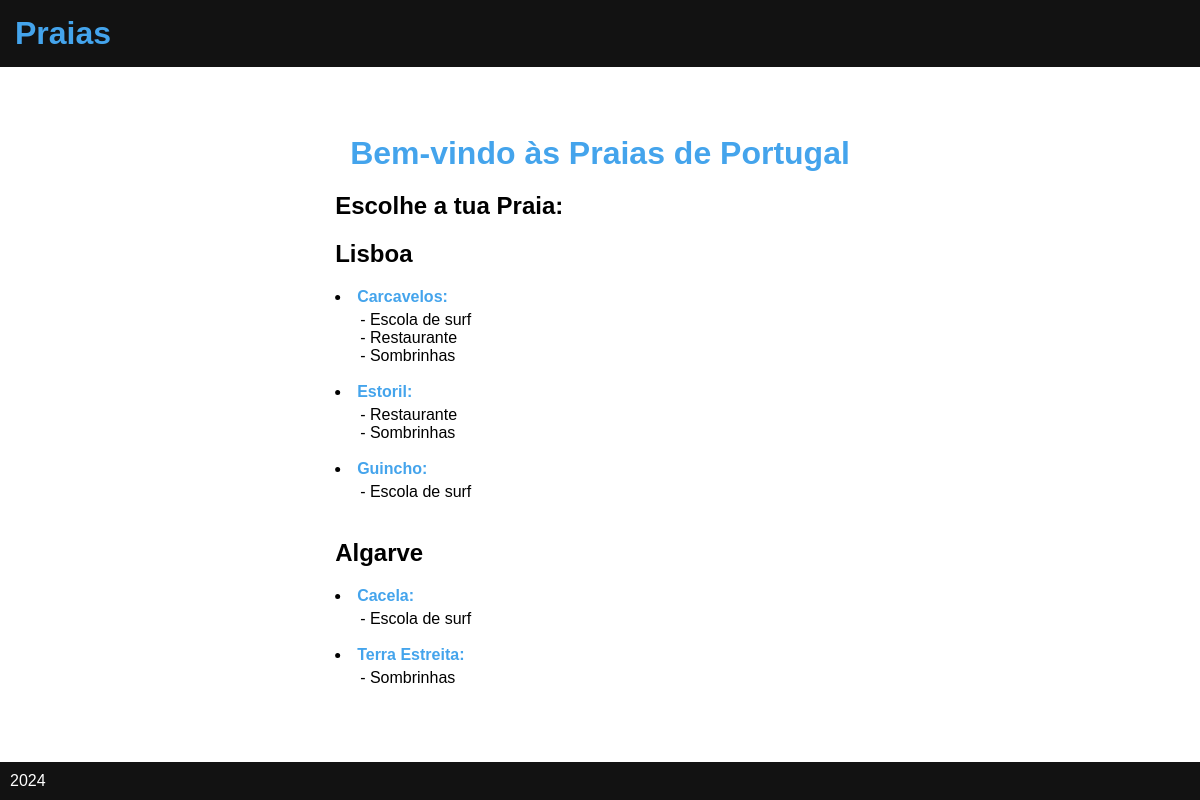
The page /praias/ on the database its author committed.
### praias/models.py (models this page shows, shortened)
class Regiao(models.Model):
    nome = models.CharField(max_length=100)
    def __str__(self):
        return f'{self.nome}'

class Praia(models.Model):
    nome = models.CharField(max_length=100)
    foto = models.ImageField(upload_to='praias/fotos', null = True, blank = True)
    regiao = models.ForeignKey(Regiao, on_delete=models.CASCADE, related_name='praias')
    def __str__(self):
        return f'{self.nome}'

class PraiaServico(models.Model):
    servico = models.ForeignKey(Servico, on_delete=models.CASCADE, related_name='lista')
    praia = models.ForeignKey(Praia, on_delete=models.CASCADE, related_name='lista')

class Servico(models.Model):
    nome = models.CharField(max_length=100)
    def __str__(self):
        return f'{self.nome}'

### praias/views.py (the view)
# urls.py: path('', views.index_view, name='index'),
def index_view(request):
    regioes = Regiao.objects.all()
    return render(request, "praias/index.html", {
        'regioes' : regioes
        })

### praias/templates/praias/index.html
{% extends "praias/layout.html" %}
{% block content %}
    <div class="container">
        <h1>Bem-vindo às Praias de Portugal</h1>
        <h2>Escolhe a tua Praia:</h2>
        <div>
            {% for regiao in regioes %}
                <h2>{{ regiao }}</h2>
                {% for praia in regiao.praias.all %}
                    <li><a href="{% url 'praias:praia' praia.nome %}">{{ praia }}:</a></li>
                    <div class="servicos">
                        {% for item in praia.lista.all %}
                            <li>{{ item.servico }}</li>
                        {% endfor %}
                    </div>
                    <br>
                {% endfor %}
            {% endfor %}
        </div>
    </div>
{% endblock %}

### praias/templates/praias/layout.html (style rules this page uses)
body { margin: 0px; padding: 0px; font-family: Arial, "Helvetica Neue", Helvetica, sans-serif; font-size: medium; background: white; color: black; }
h1 { margin: 15px; color: #44a4ec; }
a { text-decoration: none; color: #44a4ec; font-weight: bold; }
.servicos { margin-left: 25px; margin-top: 5px; list-style-type: none; }
.servicos li::before { content: "- "; }

### rows shown on the page
Regiao: nome "Lisboa"
Praia: nome "Carcavelos"
PraiaServico: servico "Escola de surf"
PraiaServico: servico "Restaurante"
PraiaServico: servico "Sombrinhas"
Praia: nome "Estoril"
PraiaServico: servico "Restaurante"
PraiaServico: servico "Sombrinhas"
Praia: nome "Guincho"
PraiaServico: servico "Escola de surf"
Regiao: nome "Algarve"
Praia: nome "Cacela"
PraiaServico: servico "Escola de surf"
Praia: nome "Terra Estreita"
PraiaServico: servico "Sombrinhas"
